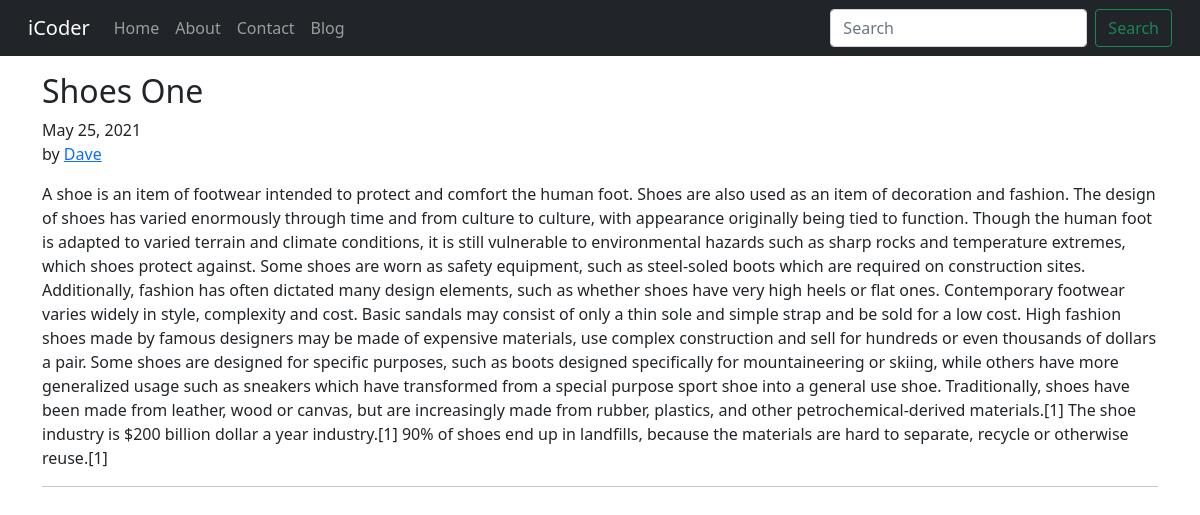
Page /blog/firstpost on the committed database.
### blog/models.py (models this page shows, shortened)
class Post(models.Model):
    sno=models.AutoField(primary_key=True)
    title=models.CharField(max_length=255)
    content=models.TextField()
    author=models.CharField(max_length=500)
    content=models.TextField()
    slug=models.CharField( max_length=130)
    timeStamp=models.DateField(blank=True)

### blog/views.py (the view)
# urls.py: path('<str:slug>',views.blogpost,name='BlogPost'),
def blogpost(request,slug):
    post = Post.objects.filter(slug=slug).first()
    context={'post':post}
    return render(request,'blog/blogPost.html',context)

### templates/blog/blogPost.html (shortened to what this page needs)
{% extends 'base.html' %}
{% block body %}
<div class="container my-3">
<div class="blog-post">
        <h2 class="blog-post-title">{{post.title}}</h2>
        <p class="blog-post-meta">{{post.timeStamp}} <br>by <a href="https://kartikey1999.github.io/portfolio/">{{post.author}}</a></p>
        <p>{{post.content}}</p>
        <hr>
      </div>
      </div>
 {% endblock %}

### rows in the picture
Post: title "Shoes One", timeStamp "May 25, 2021", author "Dave", content "A shoe is an item of footwear intended to protect and comfort the human foot. Shoes are also used as an item of decoration and fashion. The design of shoes has varied enormously through time and from culture to culture, with appearance originally being tied to function. Though the human foot is adapted to varied terrain and climate conditions, it is still vulnerable to environmental hazards such as sharp rocks and temperature extremes, which shoes protect against. Some shoes are worn as safety equipment, such as steel-soled boots which are required on construction sites. Additionally, fashion has often dictated many design elements, such as whether shoes have very high heels or flat ones.…"
